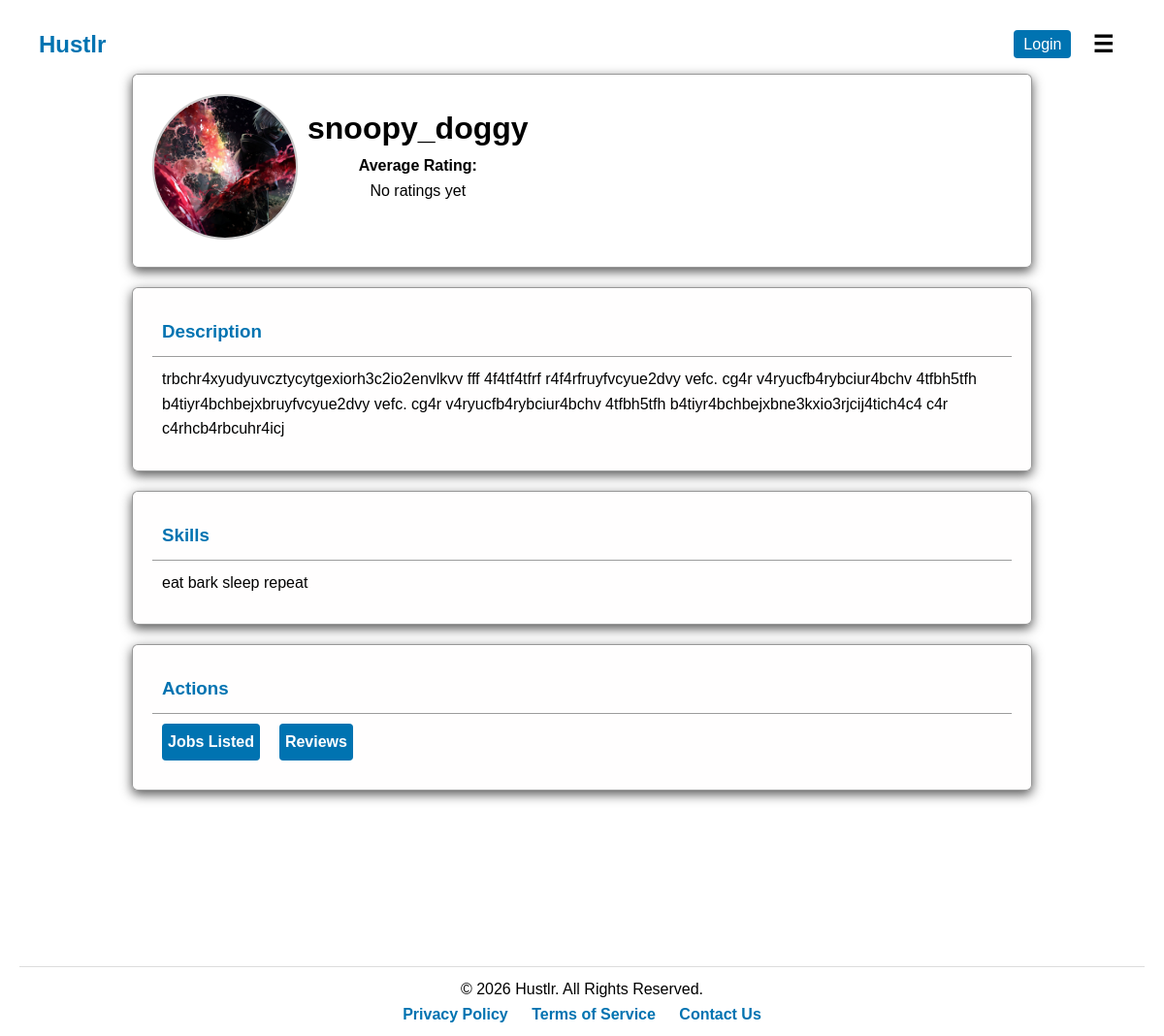
Before: /users/profile/13/ with the older database file.
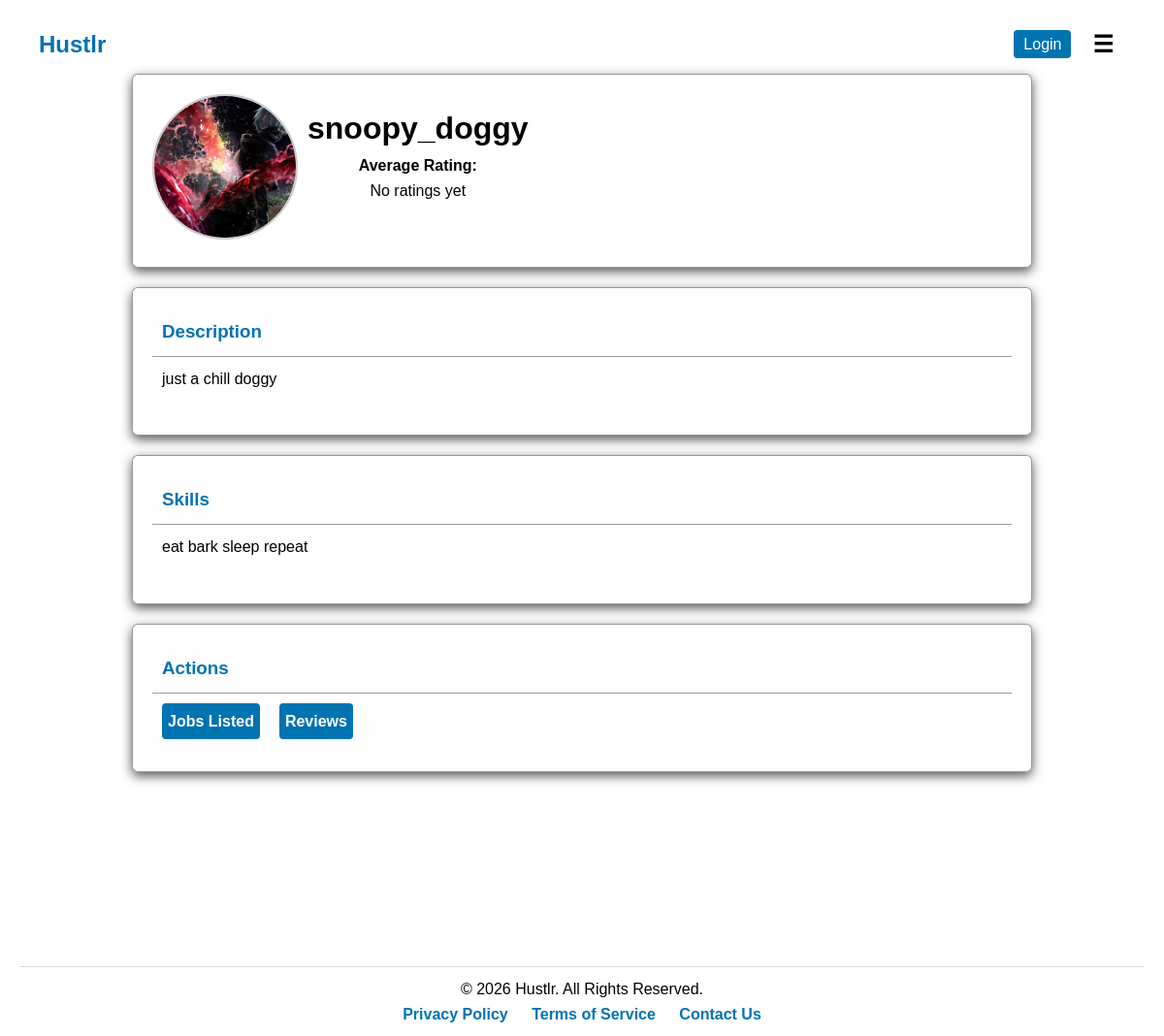
After: the same page with the newer database file.
### users/models.py (models this page shows, shortened)
class Profile(models.Model):
    user = models.OneToOneField(User, max_length=15, on_delete=models.CASCADE)
    profile_name = models.CharField(max_length=30, unique=False, blank=True, null=False)
    profile_picture = models.ImageField(upload_to='profile_pics/', blank=True, null=True)
    location = models.TextField(max_length=20, blank=False)
    description = models.TextField(max_length=250, blank=True)
    avg_review_score = models.FloatField(default=0.0)
    skills = models.TextField(blank=True)
    resume = models.FileField(upload_to='resumes/', blank=True, null=True)

### users/views.py (the view)
# urls.py: path('profile/<int:profile_id>/', views.profile_detail, name='profile_detail'),
def profile_detail(request, profile_id):
    profile = get_object_or_404(Profile, id=profile_id)
    reviews = Review.objects.filter(review_received=profile)
    average_rating = Review.objects.filter(review_received=profile).aggregate(Avg('rating'))['rating__avg']
    return render(request, 'users/profile_detail.html', {
        'profile': profile,
        'reviews': reviews,
        'average_rating': average_rating,
    })

### users/context_processors.py (called while the page is built)
def unread_messages(request):
    if request.user.is_authenticated:
        conversations = Conversation.objects.filter(
            messages__is_read=False
        ).exclude(messages__sender=request.user).distinct()
        count = conversations.count()
    else:
        count = 0
    return {'unread_count': count}

### users/templatetags/custom_filters.py (called while the page is built)
@register.filter
def split(value, key):
    if value:
        return [v.strip() for v in value.split(key) if v.strip()]
    return []

### users/templates/users/profile_detail.html (shortened to what this page needs)
{% extends 'job_board/base.html' %}
{% load static %}
{% load custom_filters %}
{% block extra_css %}
<link rel="stylesheet" href="{% static 'css/profile.css' %}">
{% endblock %}
{% block content %}
<div class="profile-container">
    <div class="profile-header">
        <div class="profile-left">
            <div class="profile-picture">
                {% if profile.profile_picture %}
                    <img class="profile" src="{{ profile.profile_picture.url }}">
                {% else %}
                    <img class='profile' src="{% static 'images/default_profile.png' %}" alt="Profile Preview" class="profile-preview">
                {% endif %}
            </div>
            <div class="profile-info">
                <h1>{{ profile.user }}</h1>
                <div class="profile-rating">
                    <h4>Average Rating:</h4>
                    {% if average_rating is not None %}
                        <p>⭐ {{ average_rating|floatformat:-1 }} / 5</p>
                    {% else %}
                        <p>No ratings yet</p>
                    {% endif %}
                </div>
            </div>
        </div>
    </div>
    <div class="profile-section">
        <h3>Description</h3>
        <p>{{ profile.description }}</p>
    </div>
    <div class="profile-section">
        <h3>Skills</h3>
        {% if profile.skills %}
            <ul class="skills-list">
                {% for skill in profile.skills|split:"," %}
                    {% if skill %}
                        <li>{{ skill }}</li>
                    {% endif %}
                {% endfor %}
            </ul>
        {% else %}
            <p>No skills added yet.</p>
        {% endif %}
    </div>
    <div class="profile-section">
        <h3>Actions</h3>
        <div class="profile-actions">
            <a href="{% url 'user_jobs' profile.id %}">Jobs Listed</a>
            <a href="{% url 'reviews' profile.id %}">Reviews</a>
        </div>
    </div>
</div>
{% endblock %}

### job_board/templates/job_board/base.html (shortened to what this page needs)
{% load static %}
<!DOCTYPE html>
<html lang="en">
<head>
    <link rel="stylesheet" href="{% static 'css/styles.css' %}">
    <link rel="stylesheet" href="https://cdnjs.cloudflare.com/ajax/libs/font-awesome/6.7.1/css/all.min.css" />
    {% block extra_css %}{% endblock %}
</head>
<body>
    <header>
        <nav id="info">
            <a href='{% url 'home' %}' class='logo'>Hustlr</a>
            <div class='nav-right'>
            {% if user.is_authenticated and user.profile %}
                <a href="{% url 'inbox' %}">✉</a>
                <a href="{% url 'notifications' %}">🕭 ({{ unread_count }})</a>
                <a href="{% url 'profile_detail' user.profile.id %}">👤</a>
            {% else %}
            <div class='login'>
                <a href="{% url 'login' %}">Login</a>
            </div>
            {% endif %}
            <button id="menu-btn">☰</button>
        </nav>
    </header>
    {% block content %}{% endblock %}
    <footer>
        <p>&copy; <span id="year"></span> Hustlr. All Rights Reserved.</p>
        <a href="{% url 'privacy' %}">Privacy Policy</a>
        <a href="{% url 'terms' %}">Terms of Service</a>
        <a href="{% url 'contact' %}">Contact Us</a>
    </footer>
</body>
</html>

### static/css/styles.css (style rules this page uses)
* { margin: 0; padding: 0; box-sizing: border-box; font-family: Arial, sans-serif; }
html { scroll-behavior: smooth; scroll-padding-top: 7rem; }
body { background-color: #ffffff; color: #000000; line-height: 1.6; padding: 0 20px; padding-top: 1rem; position: relative; }
header { padding: 10px 20px; }
.nav-right { display: flex; align-items: center; gap: 10px; }
.logo { font-size: 24px; font-weight: bold; color: #0073b1; }
ul { list-style-type: none; margin: 0; padding: 0; }
a { text-decoration: none; color: #0073b1; }
button { background-color: #0073b1; color: rgb(172, 172, 172); border: none; padding: 6px 12px; border-radius: 4px; cursor: pointer; font-weight: bold; text-decoration: none; transition: background 0.2s; }
#menu-btn { font-size: 24px; background: none; border: none; color: rgb(0, 0, 0); cursor: pointer; }
header nav#info { display: flex; justify-content: space-between; align-items: center; }
nav#info .login a { background-color: #0073b1; color: rgb(255, 255, 255); text-decoration: none; padding: 6px 10px; border-radius: 4px; font-weight: normal; transition: background 0.2s; }
header .nav-right a { background-color: #ffffff; color: rgb(0, 0, 0); text-decoration: none; font-weight: bold; padding: 10px 10px; border-radius: 4px; transition: background 0.2s; }
footer { margin-top: 200px; padding: 10px 0; text-align: center; border-top: 1px solid #ddd; }
footer a { margin: 0 10px; color: #0073b1; text-decoration: none; font-weight: bold; }

### static/css/profile.css (style rules this page uses)
.profile-container { height: 90vh; gap: 20px; flex-direction: column; align-items: center; display: flex; }
.profile-header { width: 80%; height: 200px; display: flex; border: 1px solid #00000067; background-color: #ffffff97; border-radius: 6px; transition: box-shadow 0.2s; box-shadow: 0 4px 12px rgba(0, 0, 0, 0.671); padding: 20px; position: relative; }
.profile-left { display: flex; width: 50%; }
.profile { width: 150px; height: 150px; object-fit: cover; border-radius: 50%; margin-bottom: 0.5rem; border: 2px solid #ccc; }
.profile-info { padding: 10px; text-align: center; }
.profile-section { width: 80%; height: 200px; display: column; border: 1px solid #00000067; background-color: #fffdfd97; border-radius: 6px; transition: box-shadow 0.2s; box-shadow: 0 4px 12px rgba(0, 0, 0, 0.671); padding: 20px; position: relative; max-height: 200px; }
.profile-section h3 { border-bottom: 1px solid #00000063; color: #0073b1; padding: 10px; }
.profile-section p { padding: 10px; }
.skills-list { padding: 10px; border-radius: 20px; }
.profile-actions { display: flex; }
.profile-actions a { background-color: #0073b1; color: white; border: none; padding: 6px 6px; border-radius: 4px; cursor: pointer; font-weight: bold; text-decoration: none; transition: background 0.2s; height: 100%; margin: 10px; }

Changed rows visible on the page:
changed Profile "eat bark sleep repeat": description "trbchr4xyudyuvcztycytgexiorh3c2io2envlkvv fff 4f4tf4tfrf r4f4rfruyfvcyue2dvy vefc. cg4r v4ryucfb4rybciur4bchv 4tfbh5tfh b4tiyr4bchbejxbruyfvcyue2dvy vefc. cg4r v4ryucfb4rybciur4bchv 4tfbh5tfh b4tiyr4bchbejxbne3kxio3rjcij4tich4c4 c4r c4rhcb4rbcuhr4icj" → "just a chill doggy"
